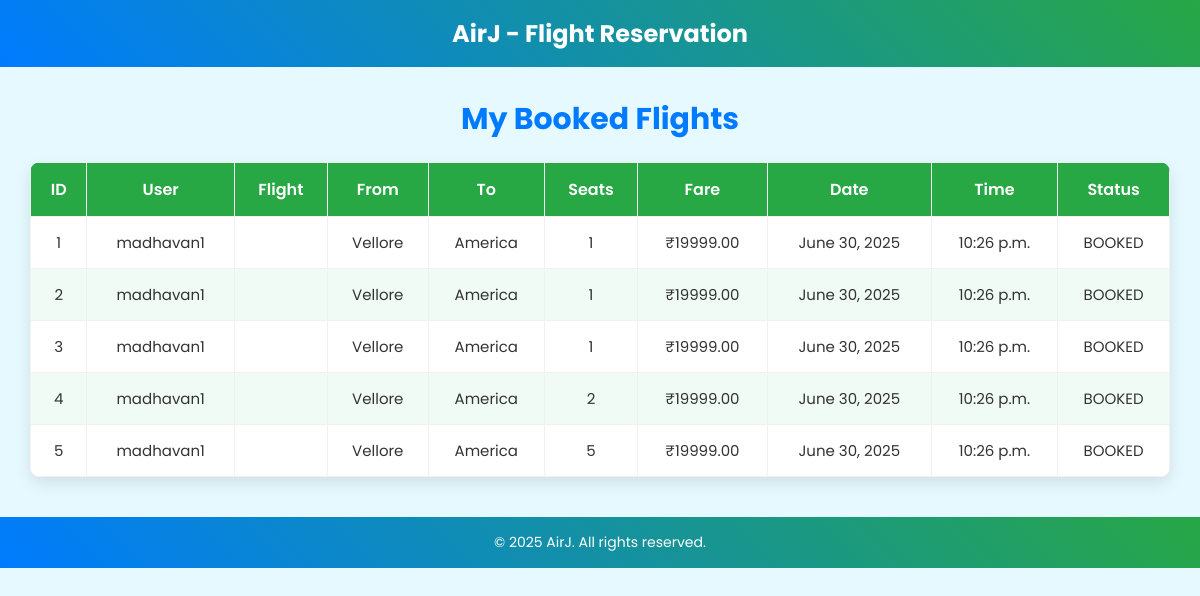
/mybookings/ (signed in), run on the app's committed database.
### airapp/models.py (models this page shows, shortened)
class Book(models.Model):
    STATUS_CHOICES = [
        ('BOOKED', 'Booked'),
        ('CANCELLED', 'Cancelled'),
    ]
    user = models.ForeignKey(User, on_delete=models.CASCADE)
    flight = models.ForeignKey(Flight, on_delete=models.CASCADE)
    name = models.CharField(max_length=100)
    email = models.EmailField()
    source = models.CharField(max_length=100)
    dest = models.CharField(max_length=100)
    price = models.DecimalField(max_digits=10, decimal_places=2)
    nos = models.PositiveIntegerField()  # Number of seats booked
    date = models.DateField()
    time = models.TimeField()
    status = models.CharField(max_length=10, choices=STATUS_CHOICES, default='BOOKED')

### airapp/views.py (the view)
# urls.py: path("mybookings/", views.seebookings, name="seebookings"),
@login_required(login_url='login')
def seebookings(request):
    bookings = Book.objects.filter(user=request.user)
    if bookings.exists():
        return render(request, "booklist.html", {"book_list": bookings})
    else:
        return render(request, "find_flight.html", {
            "error": "You haven't booked any flights yet."
        })

### airapp/templates/booklist.html (shortened to what this page needs)
<!DOCTYPE html>
<html lang="en">
<head>
</head>
<body>
<header>
    AirJ - Flight Reservation
</header>
<h3>My Booked Flights</h3>
<table>
    <thead>
        <tr>
            <td>ID</td>
            <td>User</td>
            <td>Flight</td>
            <td>From</td>
            <td>To</td>
            <td>Seats</td>
            <td>Fare</td>
            <td>Date</td>
            <td>Time</td>
            <td>Status</td>
        </tr>
    </thead>
    <tbody>
        {% for row in book_list %}
        <tr>
            <td>{{ row.id }}</td>
            <td>{{ row.name }}</td>
            <td>{{ row.bus.bus_name }}</td>
            <td>{{ row.source }}</td>
            <td>{{ row.dest }}</td>
            <td>{{ row.nos }}</td>
            <td>₹{{ row.price }}</td>
            <td>{{ row.date }}</td>
            <td>{{ row.time }}</td>
            <td>{{ row.status }}</td>
        </tr>
        {% endfor %}
    </tbody>
</table>
<footer>
    &copy; 2025 AirJ. All rights reserved.
</footer>
</body>
</html>

### airapp/templates/booklist.html (style rules this page uses)
body { font-family: "Poppins", sans-serif; background-color: #e6f9ff; margin: 0; padding: 0; color: #333; }
header { background: linear-gradient(45deg, #007BFF, #28A745); color: white; padding: 16px 0; text-align: center; font-size: 24px; font-weight: bold; }
h3 { text-align: center; color: #007BFF; font-size: 30px; margin: 30px 0 20px; font-weight: 700; }
table { width: 95%; margin: 0 auto 40px; border-collapse: collapse; border-radius: 10px; overflow: hidden; background-color: #ffffff; box-shadow: 0 6px 16px rgba(0, 0, 0, 0.1); }
thead { background-color: #28A745; color: #fff; }
thead tr td { padding: 14px; font-weight: 600; font-size: 16px; }
tbody tr:nth-child(even) { background-color: #f0fbf5; }
td { padding: 14px; text-align: center; border: 1px solid #f1f1f1; font-size: 15px; }
footer { background: linear-gradient(45deg, #007BFF, #28A745); color: white; text-align: center; padding: 15px; font-size: 14px; margin-top: 40px; }

### data on the page
Book: id "1", name "madhavan1", source "Vellore", dest "America", nos "1", price "19999.00", date "June 30, 2025", time "10:26 p.m.", status "BOOKED"
Book: id "2", name "madhavan1", source "Vellore", dest "America", nos "1", price "19999.00", date "June 30, 2025", time "10:26 p.m.", status "BOOKED"
Book: id "3", name "madhavan1", source "Vellore", dest "America", nos "1", price "19999.00", date "June 30, 2025", time "10:26 p.m.", status "BOOKED"
Book: id "4", name "madhavan1", source "Vellore", dest "America", nos "2", price "19999.00", date "June 30, 2025", time "10:26 p.m.", status "BOOKED"
Book: id "5", name "madhavan1", source "Vellore", dest "America", nos "5", price "19999.00", date "June 30, 2025", time "10:26 p.m.", status "BOOKED"
